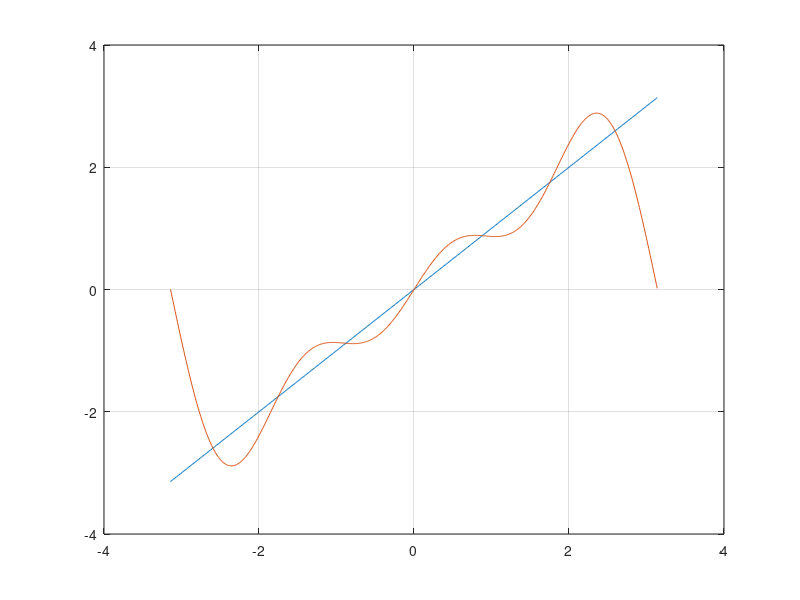

This figure's MATLAB source:
%%   ITESS-TICS
%%   Enero-Junio 2024
%%   Matemáticas Áplicadas a Comunicaciones
%%   Unidad 3: Series de Fouier
%%   Aprotimación ejemplo 01
%%   16/mayo/2024
%%   FJMP

t = -pi:0.01:pi;
sz = size(t);
ft = zeros(sz);

for i=1:sz(2)
    ft(i) = t(i);
endfor

plot(t, ft)
grid on
hold on

%%% aprotimaciones
ft_1 = 2*1/1*sin(1*t)
ft_2 = ft_1 - 2*1/2*sin(2*t)
ft_3 = ft_2 + 2*1/3*sin(3*t);
##plot(t, ft_1)
##plot(t, ft_2)
plot(t, ft_3)


